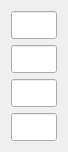
    <widget class="QWidget" name="layoutWidget_11">
     <property name="geometry">
      <rect>
       <x>440</x>
       <y>50</y>
       <width>68</width>
       <height>132</height>
      </rect>
     </property>
     <layout class="QVBoxLayout" name="verticalLayout_15">
      <item>
       <widget class="QLineEdit" name="elasticmodunitsoutput">
        <property name="minimumSize">
         <size>
          <width>0</width>
          <height>28</height>
         </size>
        </property>
        <property name="maximumSize">
         <size>
          <width>16777215</width>
          <height>28</height>
         </size>
        </property>
        <property name="readOnly">
         <bool>true</bool>
        </property>
       </widget>
      </item>
      <item>
       <widget class="QLineEdit" name="bottomtocentroidunits">
        <property name="minimumSize">
         <size>
          <width>0</width>
          <height>28</height>
         </size>
        </property>
        <property name="maximumSize">
         <size>
          <width>16777215</width>
          <height>28</height>
         </size>
        </property>
        <property name="readOnly">
         <bool>true</bool>
        </property>
       </widget>
      </item>
      <item>
       <widget class="QLineEdit" name="toptocentroidunits">
        <property name="minimumSize">
         <size>
          <width>0</width>
          <height>28</height>
         </size>
        </property>
        <property name="maximumSize">
         <size>
          <width>16777215</width>
          <height>28</height>
         </size>
        </property>
        <property name="readOnly">
         <bool>true</bool>
        </property>
       </widget>
      </item>
      <item>
       <widget class="QLineEdit" name="areaunits">
        <property name="minimumSize">
         <size>
          <width>0</width>
          <height>28</height>
         </size>
        </property>
        <property name="maximumSize">
         <size>
          <width>16777215</width>
          <height>28</height>
         </size>
        </property>
        <property name="readOnly">
         <bool>true</bool>
        </property>
       </widget>
      </item>
     </layout>
    </widget>
